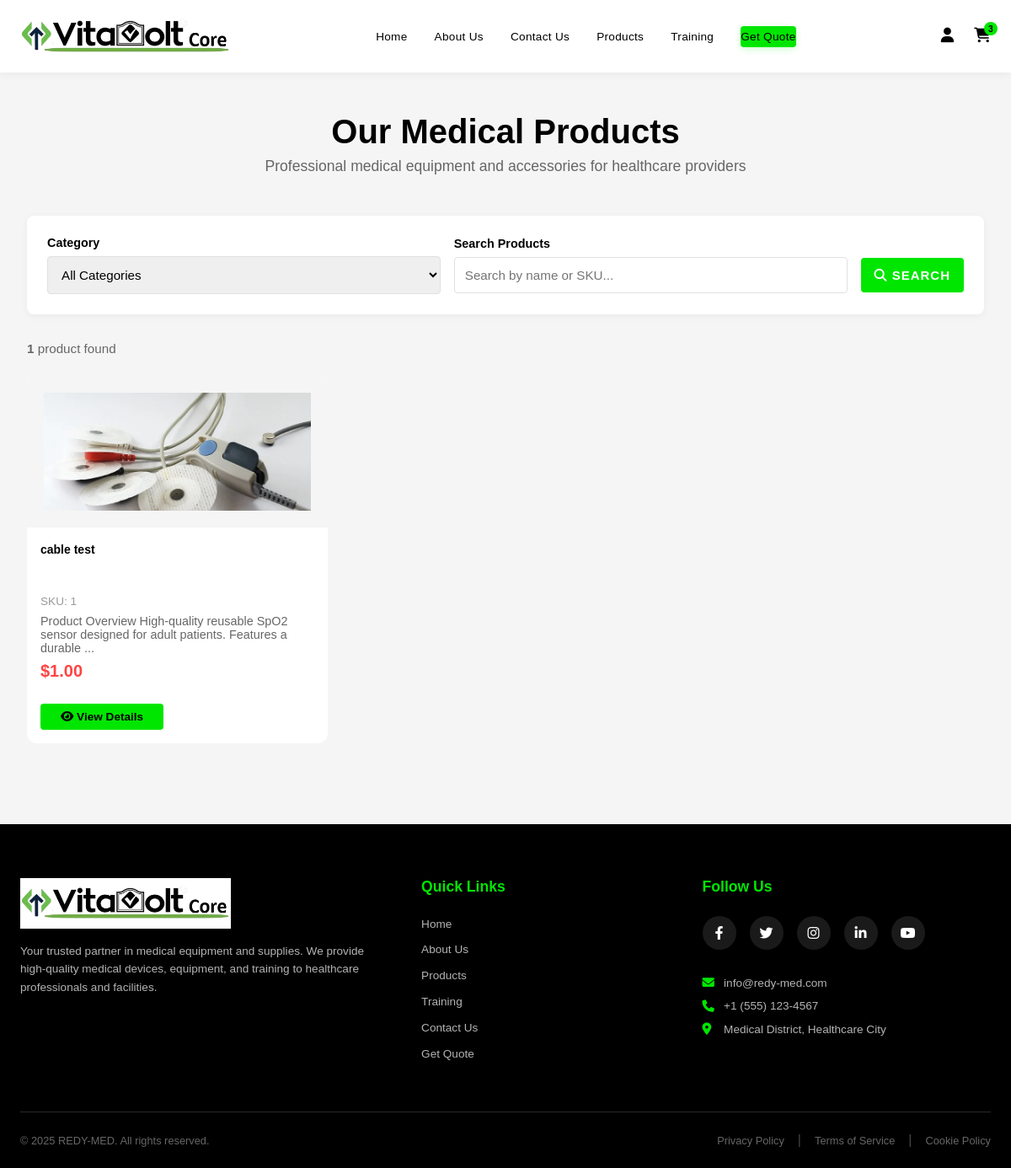
Screenshot of /index.php?page=product with the database file from the repository.
### tables this page shows
CREATE TABLE `products` (
  `product_id` int(11) NOT NULL,
  `product_name` varchar(255) NOT NULL,
  `sku` varchar(100) DEFAULT NULL,
  `spu` varchar(100) DEFAULT NULL,
  `model_number` varchar(100) DEFAULT NULL,
  `warranty_period` varchar(100) DEFAULT NULL,
  `brand` varchar(100) DEFAULT 'REDY-MED',
  `category_id` int(11) NOT NULL,
  `manufacturer_id` int(11) DEFAULT NULL,
  `short_description` text DEFAULT NULL,
  `long_description` text DEFAULT NULL,
  `description` text DEFAULT NULL,
  `features` text DEFAULT NULL,
  `price` decimal(10,2) DEFAULT NULL,
  `stock_quantity` int(11) DEFAULT 0,
  `is_active` tinyint(1) DEFAULT 1,
  `is_featured` tinyint(1) DEFAULT 0,
  `created_at` timestamp NOT NULL DEFAULT current_timestamp(),
  `updated_at` timestamp NOT NULL DEFAULT current_timestamp() ON UPDATE current_timestamp()
);

CREATE TABLE `product_images` (
  `image_id` int(11) NOT NULL,
  `product_id` int(11) NOT NULL,
  `image_url` varchar(500) NOT NULL,
  `image_alt_text` varchar(255) DEFAULT NULL,
  `display_order` int(11) DEFAULT 0,
  `is_primary` tinyint(1) DEFAULT 0,
  `created_at` timestamp NOT NULL DEFAULT current_timestamp()
);

### pages/product.php (the view, shortened to what this page needs)
<!DOCTYPE html>
<html lang="en">
<head>
    <link rel="stylesheet" href="https://cdnjs.cloudflare.com/ajax/libs/font-awesome/6.4.0/css/all.min.css">
    <link rel="stylesheet" href="css/header.css">
    <link rel="stylesheet" href="css/footer.css">
    <link rel="stylesheet" href="css/home.css">
</head>
<body>
    <?php include 'include/header.php'; ?>
    <div class="products-page">
        <div class="products-container">
            <div class="page-header">
                <h1>Our Medical Products</h1>
                <p>Professional medical equipment and accessories for healthcare providers</p>
            </div>
            <div class="filters-section">
                <form method="GET" action="index.php">
                    <div class="filters-row">
                        <div class="filter-group">
                            <label for="category">Category</label>
                            <select name="category" id="category" onchange="this.form.submit()">
                                <option value="">All Categories</option>
                            </select>
                        </div>
                        <div class="filter-group">
                            <label for="search">Search Products</label>
                            <input type="text" name="search" id="search"
                                   placeholder="Search by name or SKU..."
                                   value="<?php echo isset($_GET['search']) ? htmlspecialchars($_GET['search']) : ''; ?>">
                        </div>
                        <div class="filter-group search-btn-group">
                            <label>&nbsp;</label>
                            <button type="submit" class="btn btn-primary" style="width: 100%; margin: 0; padding: 0.75rem 1rem;">
                                <i class="fas fa-search"></i> Search
                            </button>
                        </div>
                    </div>
                </form>
            </div>
            <?php
            $where_conditions = ["p.is_active = 1"];
            $where_clause = implode(' AND ', $where_conditions);
            $sql = "SELECT p.*, c.category_name, pi.image_url
                    FROM products p
                    LEFT JOIN categories c ON p.category_id = c.category_id
                    LEFT JOIN product_images pi ON p.product_id = pi.product_id AND pi.is_primary = 1
                    WHERE $where_clause
                    ORDER BY p.created_at DESC";
            $result = $conn->query($sql);
            if ($result && $result->num_rows > 0) {
                $product_count = $result->num_rows;
                echo '<div class="product-count"><strong>' . $product_count . '</strong> product' . ($product_count != 1 ? 's' : '') . ' found</div>';
                echo '<div class="products-grid">';
                while($row = $result->fetch_assoc()) {
                    $product_id = $row['product_id'];
                    $product_name = htmlspecialchars($row['product_name']);
                    $sku = htmlspecialchars($row['sku']);
                    $price = $row['price'] ? '$' . number_format($row['price'], 2) : 'Contact for Price';
                    $image_url = $row['image_url'] ?: 'https://images.unsplash.com/photo-1584515933487-779824d29309?w=400&h=300&fit=crop';
                    $short_desc = $row['short_description'] ? htmlspecialchars(substr($row['short_description'], 0, 100)) : '';
                    ?>
                    <div class="product-card">
                        <div class="product-image-wrapper">
                            <img src="<?php echo $image_url; ?>" alt="<?php echo $product_name; ?>" class="product-image">
                        </div>
                        <div class="product-content">
                            <div class="product-name"><?php echo $product_name; ?></div>
                            <?php if ($sku): ?>
                                <div style="color: #999; font-size: 0.85rem; margin: 0.25rem 0;">SKU: <?php echo $sku; ?></div>
                            <?php endif; ?>
                            <?php if ($short_desc): ?>
                                <div style="color: #666; font-size: 0.9rem; margin: 0.5rem 0;"><?php echo $short_desc; ?>...</div>
                            <?php endif; ?>
                            <div class="product-price"><?php echo $price; ?></div>
                            <a href="index.php?page=productOpen&id=<?php echo $product_id; ?>" class="view-details-btn">
                                <i class="fas fa-eye"></i> View Details
                            </a>
                        </div>
                    </div>
                    <?php
                }
                echo '</div>';
            }
            ?>
        </div>
    </div>
    <?php include 'include/footer.php'; ?>
</body>
</html>

### css/header.css (style rules this page uses)
:root { --primary-color: #00e600; --secondary-color: #ffffff; --text-color: #000000; --border-radius: 4px; }
* { margin: 0; padding: 0; box-sizing: border-box; }
body { font-family: -apple-system, BlinkMacSystemFont, 'Segoe UI', Roboto, Oxygen, Ubuntu, Cantarell, sans-serif; background: #f5f5f5; }

### css/home.css (style rules this page uses)
body { font-family: "Arial", sans-serif; overflow-x: hidden; }
.btn { padding: 15px 40px; font-size: 13px; font-weight: 600; text-transform: uppercase; letter-spacing: 1px; border: none; border-radius: var(--border-radius); cursor: pointer; transition: all 0.3s ease; text-decoration: none; display: inline-block; }
.btn-primary { background: var(--primary-color); color: var(--secondary-color); }
.products-grid { display: grid; grid-template-columns: repeat(4, 1fr); gap: 20px; }
.product-card { background: var(--secondary-color); border-radius: 12px; overflow: hidden; transition: all 0.3s cubic-bezier(0.4, 0, 0.2, 1); border: none; cursor: pointer; }
.product-image-wrapper { position: relative; width: 100%; height: 180px; overflow: hidden; background: #f5f5f5; padding: 20px; }
.product-image { width: 100%; height: 100%; object-fit: cover; transition: transform 0.4s ease; }
.product-content { padding: 16px; }
.product-name { font-size: 14px; font-weight: 600; color: var(--text-color); line-height: 1.5; min-height: 60px; display: -webkit-box; -webkit-line-clamp: 3; -webkit-box-orient: vertical; overflow: hidden; }
.product-price { font-size: 1.2rem; font-weight: 700; color: var(--primary-color); margin: 0.5rem 0; }
.view-details-btn { display: inline-block; margin-top: 0.75rem; padding: 0.5rem 1.5rem; background: var(--primary-color); color: var(--text-color); text-decoration: none; border-radius: var(--border-radius); font-size: 0.85rem; font-weight: 600; transition: all 0.3s ease; }
.product-price { color: #ff4444; font-size: 20px; font-weight: bold; margin-bottom: 15px; }
.btn { padding: 14px 35px; border: none; border-radius: var(--border-radius); font-size: 15px; font-weight: bold; cursor: pointer; transition: all 0.3s ease; text-transform: uppercase; letter-spacing: 1px; }
.btn-primary { background-color: var(--primary-color); color: var(--secondary-color); }

### pages/product.php (style rules this page uses)
.products-page { padding: 3rem 2rem; background: #f5f5f5; min-height: 100vh; }
.products-container { max-width: 1400px; margin: 0 auto; }
.page-header { text-align: center; margin-bottom: 3rem; }
.page-header h1 { font-size: 2.5rem; color: #000; margin-bottom: 0.5rem; }
.page-header p { color: #666; font-size: 1.1rem; }
.filters-section { background: white; padding: 1.5rem; border-radius: 8px; margin-bottom: 2rem; box-shadow: 0 2px 10px rgba(0,0,0,0.05); }
.filters-row { display: flex; gap: 1rem; flex-wrap: wrap; align-items: center; }
.filter-group { flex: 1; min-width: 200px; }
.filter-group.search-btn-group { flex: 0 0 auto; min-width: 120px; max-width: 150px; }
.filter-group label { display: block; margin-bottom: 0.5rem; color: #000; font-weight: 600; font-size: 0.9rem; }
.filter-group select, .filter-group input { width: 100%; padding: 0.75rem; border: 1px solid #e0e0e0; border-radius: 4px; font-size: 0.95rem; }
.products-grid { display: grid; grid-template-columns: repeat(auto-fill, minmax(280px, 1fr)); gap: 2rem; margin-bottom: 3rem; }
.product-count { color: #666; margin-bottom: 1.5rem; font-size: 0.95rem; }

### rows the page displays
products: product_images.image_url (picture), product_name "cable test", sku "1", short_description "Product Overview High-quality reusable SpO2 sensor designed for adult patients. Features a durable", price "$1.00"

### other values shown
$product_count "1"
